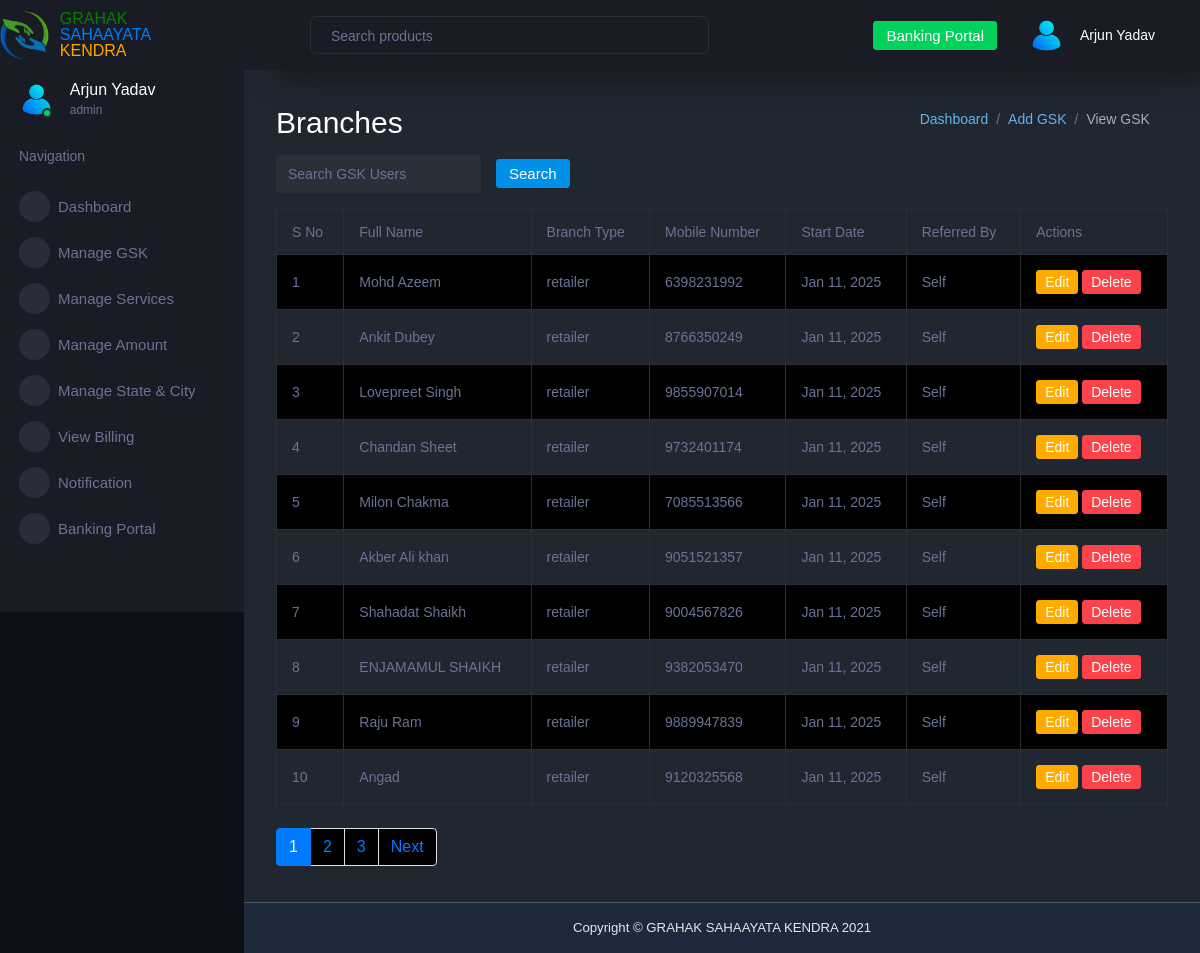
The app's page /dashboard/admin/view-gsk/ (signed in), older data.
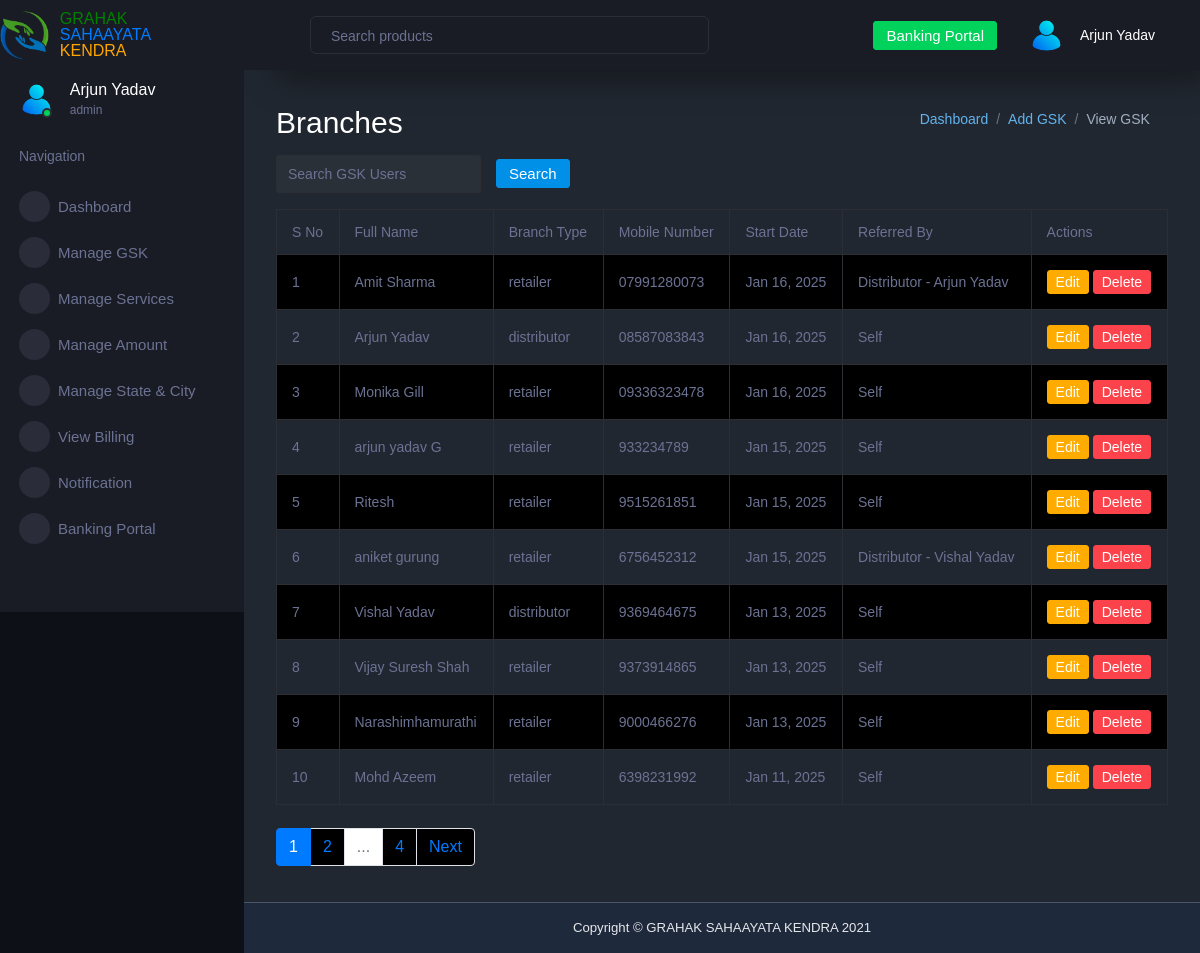
The same page, newer data.
### dashboard/models.py (models this page shows, shortened)
class CustomUser(AbstractUser):
    email = models.EmailField(unique=True, null=False, blank=False)
    is_retailer = models.BooleanField(default=False)
    is_distributor = models.BooleanField(default=False)  # New field for distributor role
    username = models.CharField(
        max_length=150, unique=True, null=True, blank=True, editable=False
    )  # Automatically generated
    branch_id = models.CharField(max_length=50, unique=True, null=True, blank=False)
    plain_text_password = models.CharField(max_length=128, null=True, blank=True)  # For storing plain text password
    profile_photo = models.ImageField(upload_to='profile_photos/', null=True, blank=True)
    mobile_number = models.CharField(max_length=15, null=True, blank=True)
    pin = models.CharField(max_length=4, blank=True, null=True, verbose_name="Security PIN")
    full_name = models.CharField(max_length=255, blank=False, null=False)
    address = models.TextField(null=True, blank=True)
    state = models.CharField(max_length=100, null=True, blank=True)
    city = models.CharField(max_length=100, null=True, blank=True)
    postcode = models.CharField(max_length=20, null=True, blank=True)
    dob = models.DateField(null=True, blank=True)
    start_date = models.DateField(null=True, blank=True)
    created_at = models.DateTimeField(auto_now_add=True)  # Automatically set at creation time
    plain_password = models.CharField(max_length=128, null=True, blank=True)  # Add this field
    current_gsk_count = models.IntegerField(default=0)
    gender = models.CharField(
        max_length=10, choices=[("Male", "Male"), ("Female", "Female")], null=True, blank=True
    )
    role = models.CharField(
        max_length=50,
        choices=[
            ("admin", "Admin"),
            ("retailer", "Retailer"),
            ("distributor", "Distributor"),
            ("master_distributor", "Master Distributor"),
        ],
        null=True,
        blank=False,
        default='retailer'  # Default role
    )
    referred_by = models.ForeignKey(
        "self", on_delete=models.SET_NULL, null=True, blank=True, related_name="referrals"
    )
    wallet_balance = models.DecimalField(max_digits=10, decimal_places=2, default=0.00)
    USERNAME_FIELD = "email"
    REQUIRED_FIELDS = ['username']
    def __str__(self):
        return self.email

### dashboard/views/admin_views.py (the view)
@login_required
@role_required(['admin'])
def view_gsk(request):
    search_query = request.GET.get('search', '')
    gsk_list = CustomUser.objects.filter(role__in=['retailer', 'distributor', 'master_distributor']).order_by('-created_at')
    if search_query:
        gsk_list = gsk_list.filter(
            Q(username__icontains=search_query) |
            Q(branch_id__icontains=search_query) |
            Q(email__icontains=search_query)
        )
    gsk_list = gsk_list.order_by('-created_at')  # Order by start_date or created_at
    paginator = Paginator(gsk_list, 10)  # Paginate results (10 per page)
    page_number = request.GET.get('page')
    page_obj = paginator.get_page(page_number)
    serial_start = (page_obj.number - 1) * paginator.per_page
    print("GSK List:", gsk_list)
    context = {
        'gsk_list': page_obj,
        'search_query': search_query,
        'page_obj': page_obj,
        'serial_start': serial_start,
    }
    return render(request, 'admin_dashboard/view_gsk.html', context)

### dashboard/utils.py (called while the page is built)
def role_required(allowed_roles):
    def decorator(view_func):
        @wraps(view_func)
        def wrapper(request, *args, **kwargs):
            if not request.user.is_authenticated:
                logger.info("User is not authenticated. Redirecting to login.")
                return redirect('login')
            if request.user.role not in allowed_roles:
                logger.warning(f"Unauthorized access attempt by user: {request.user.username}, Role: {request.user.role}")
                return redirect('not_authorized')
            logger.info(f"Access granted for user: {request.user.username}, Role: {request.user.role}")
            return view_func(request, *args, **kwargs)
        return wrapper
    return decorator

### dashboard/templates/admin_dashboard/view_gsk.html (shortened to what this page needs)
{% extends 'base.html' %}
{% load static %}
{% block content %}
<div class="container mt-7">
    <div class="d-flex justify-content-between align-items-center">
        <h2 class="card-titles mb-2">Branches</h2>
        <nav aria-label="breadcrumb">
            <ol class="breadcrumb">
                <li class="breadcrumb-item"><a href="{% url 'admin_dashboard' %}">Dashboard</a></li>
                <li class="breadcrumb-item"><a href="{% url 'admin_add_gsk' %}">Add GSK</a></li>
                <li class="breadcrumb-item active" aria-current="page">View GSK</li>
            </ol>
        </nav>
    </div>
    <form method="get" class="form-inline mb-3">
        <input type="text" name="search" value="{{ search_query }}" class="form-control" placeholder="Search GSK Users">
        <button type="submit" class="btn btn-primary">Search</button>
    </form>
    <div class="table-responsive">
        <table class="table table-striped table-bordered">
            <thead>
                <tr>
                    <th>S No</th>
                    <th>Full Name</th>
                    <th>Branch Type</th>
                    <th>Mobile Number</th>
                    <th>Start Date</th>
                    <th>Referred By</th>
                    <th>Actions</th>
                </tr>
            </thead>
            <tbody>
                {% for gsk in gsk_list %}
                <tr>
                    <td>{{ serial_start|add:forloop.counter }}</td>
                    <td>{{ gsk.full_name }} </td>
                    <td>{{ gsk.role }}</td>
                    <td>{{ gsk.mobile_number }} </td>
                    <td>{{ gsk.created_at|date:"M d, Y" }}</td>
                    <td>
                        {% if gsk.referred_by %}
    {{ gsk.referred_by.role|title }} - {{ gsk.referred_by.full_name }}
{% else %}
    Self
{% endif %}
                    </td>
                    <td>
                        <a href="{% url 'edit_gsk' gsk.id %}" class="btn btn-warning btn-sm">Edit</a>
                        <a href="{% url 'delete_gsk' gsk.id %}" class="btn btn-danger btn-sm" onclick="return confirm('Are you sure you want to delete this GSK?');">Delete</a>
                    </td>
                </tr>
                {% empty %}
                <tr>
                    <td colspan="8">No GSK records found.</td>
                </tr>
                {% endfor %}
            </tbody>
        </table>
    </div>
    <nav>
        <ul class="pagination">
            <li class="page-item {% if gsk_list.number == 1 %}active{% endif %}">
                <a class="page-link" href="?page=1">1</a>
            </li>
            {% for page_num in gsk_list.paginator.page_range %}
                {% if page_num >= gsk_list.number|add:-1 and page_num <= gsk_list.number|add:1 and page_num != 1 and page_num != gsk_list.paginator.num_pages %}
                <li class="page-item {% if page_num == gsk_list.number %}active{% endif %}">
                    <a class="page-link" href="?page={{ page_num }}">{{ page_num }}</a>
                </li>
                {% endif %}
            {% endfor %}
            {% if gsk_list.number < gsk_list.paginator.num_pages|add:-2 %}
            <li class="page-item disabled"><span class="page-link">...</span></li>
            {% endif %}
            {% if gsk_list.paginator.num_pages > 1 %}
            <li class="page-item {% if gsk_list.number == gsk_list.paginator.num_pages %}active{% endif %}">
                <a class="page-link" href="?page={{ gsk_list.paginator.num_pages }}">{{ gsk_list.paginator.num_pages }}</a>
            </li>
            {% endif %}
            {% if gsk_list.has_next %}
            <li class="page-item">
                <a class="page-link" href="?page={{ gsk_list.next_page_number }}">Next</a>
            </li>
            {% endif %}
        </ul>
    </nav>
</div>
{% endblock %}

Row changes from the older to the newer data that the page shows:
no longer on this page (row unchanged): CustomUser: counter "2", full_name "Ankit Dubey", role "retailer", mobile_number "8766350249", created_at "Jan 11, 2025", shows "Self"
no longer on this page (row unchanged): CustomUser: counter "3", full_name "Lovepreet Singh", role "retailer", mobile_number "9855907014", created_at "Jan 11, 2025", shows "Self"
no longer on this page (row unchanged): CustomUser: counter "4", full_name "Chandan Sheet", role "retailer", mobile_number "9732401174", created_at "Jan 11, 2025", shows "Self"
no longer on this page (row unchanged): CustomUser: counter "5", full_name "Milon Chakma", role "retailer", mobile_number "7085513566", created_at "Jan 11, 2025", shows "Self"
no longer on this page (row unchanged): CustomUser: counter "6", full_name "Akber Ali khan", role "retailer", mobile_number "9051521357", created_at "Jan 11, 2025", shows "Self"
no longer on this page (row unchanged): CustomUser: counter "7", full_name "Shahadat Shaikh", role "retailer", mobile_number "9004567826", created_at "Jan 11, 2025", shows "Self"
no longer on this page (row edited): CustomUser: counter "8", full_name "ENJAMAMUL SHAIKH", role "retailer", mobile_number "9382053470", created_at "Jan 11, 2025", shows "Self"
no longer on this page (row unchanged): CustomUser: counter "9", full_name "Raju Ram", role "retailer", mobile_number "9889947839", created_at "Jan 11, 2025", shows "Self"
no longer on this page (row unchanged): CustomUser: counter "10", full_name "Angad", role "retailer", mobile_number "9120325568", created_at "Jan 11, 2025", shows "Self"
added CustomUser: is_active "1", full_name "Amit Sharma", role "retailer", mobile_number "07991280073", created_at "Jan 16, 2025", referred_by.role "Distributor", referred_by.full_name "Arjun Yadav"
added CustomUser: counter "2", full_name "Arjun Yadav", role "distributor", mobile_number "08587083843", created_at "Jan 16, 2025", shows "Self"
added CustomUser: counter "3", full_name "Monika Gill", role "retailer", mobile_number "09336323478", created_at "Jan 16, 2025", shows "Self"
added CustomUser: counter "4", full_name "arjun yadav G", role "retailer", mobile_number "933234789", created_at "Jan 15, 2025", shows "Self"
added CustomUser: counter "5", full_name "Ritesh", role "retailer", mobile_number "9515261851", created_at "Jan 15, 2025", shows "Self"
added CustomUser: counter "6", full_name "aniket gurung", role "retailer", mobile_number "6756452312", created_at "Jan 15, 2025", referred_by.role "Distributor", referred_by.full_name "Vishal Yadav"
added CustomUser: counter "7", full_name "Vishal Yadav", role "distributor", mobile_number "9369464675", created_at "Jan 13, 2025", shows "Self"
added CustomUser: counter "8", full_name "Vijay Suresh Shah", role "retailer", mobile_number "9373914865", created_at "Jan 13, 2025", shows "Self"
added CustomUser: counter "9", full_name "Narashimhamurathi", role "retailer", mobile_number "9000466276", created_at "Jan 13, 2025", shows "Self"
computed for CustomUser "Mohd Azeem": is_active "1" → "10"
Text that changed along with them:
{{ gsk_list.paginator.num_pages }}: "3" → "4"
